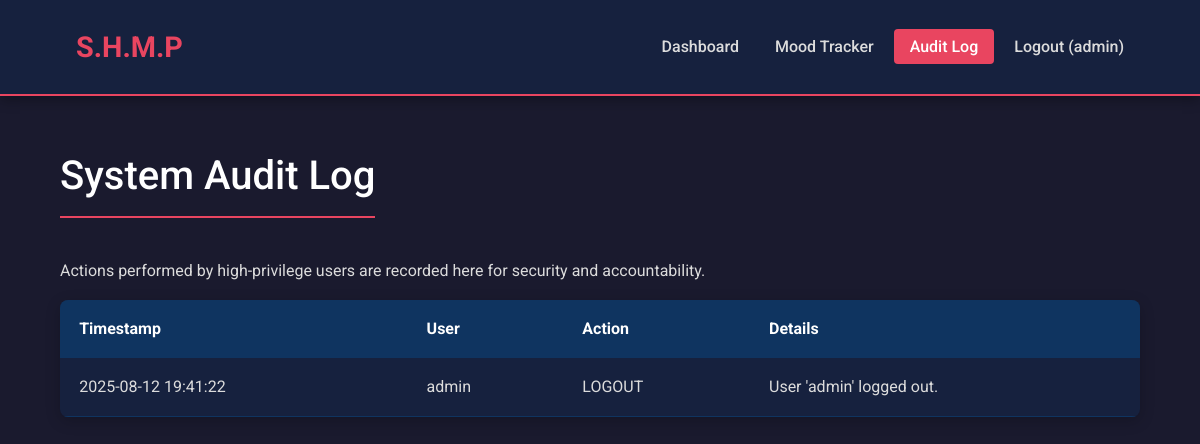
The app's page /audit-log (signed in), older data.
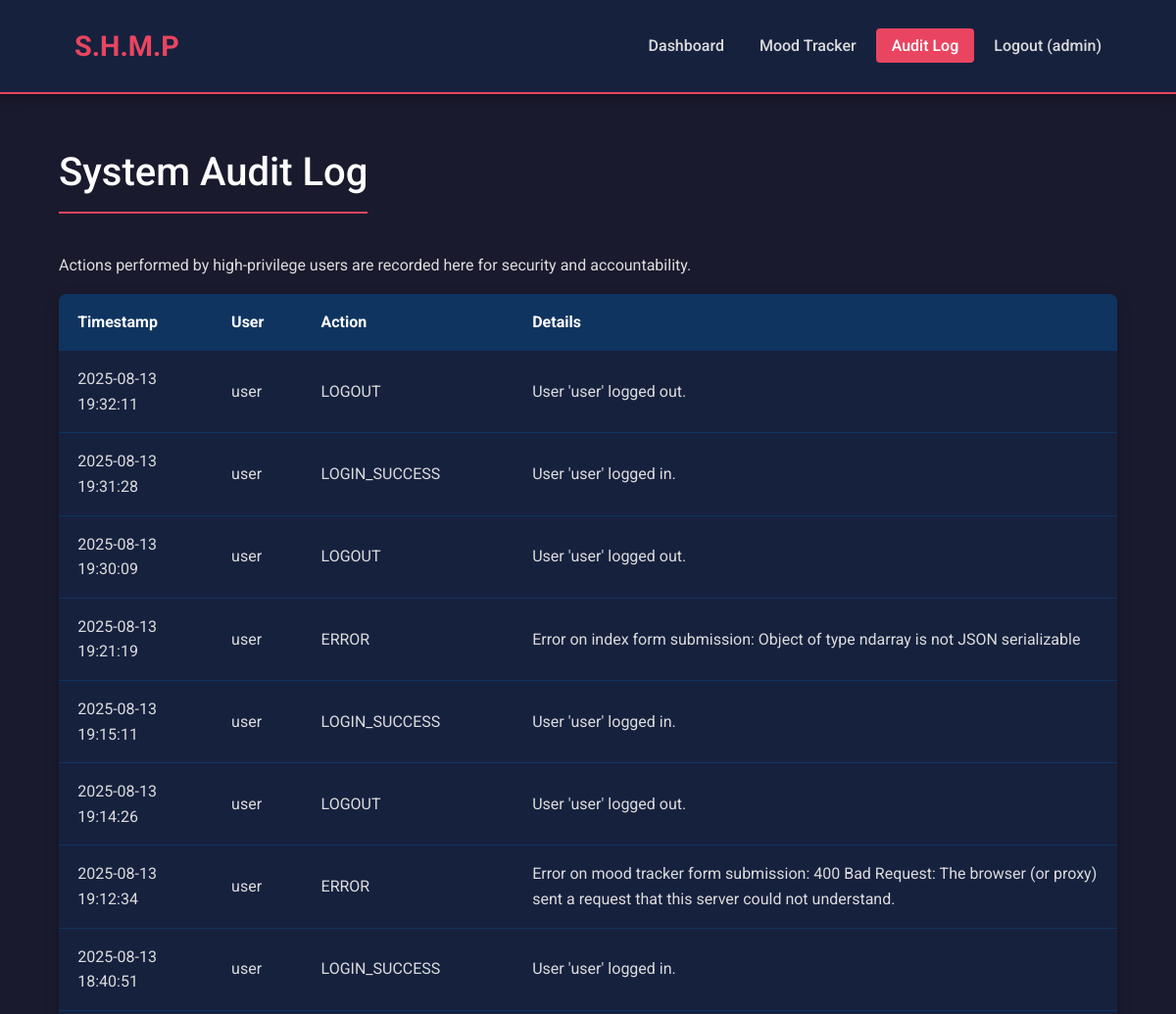
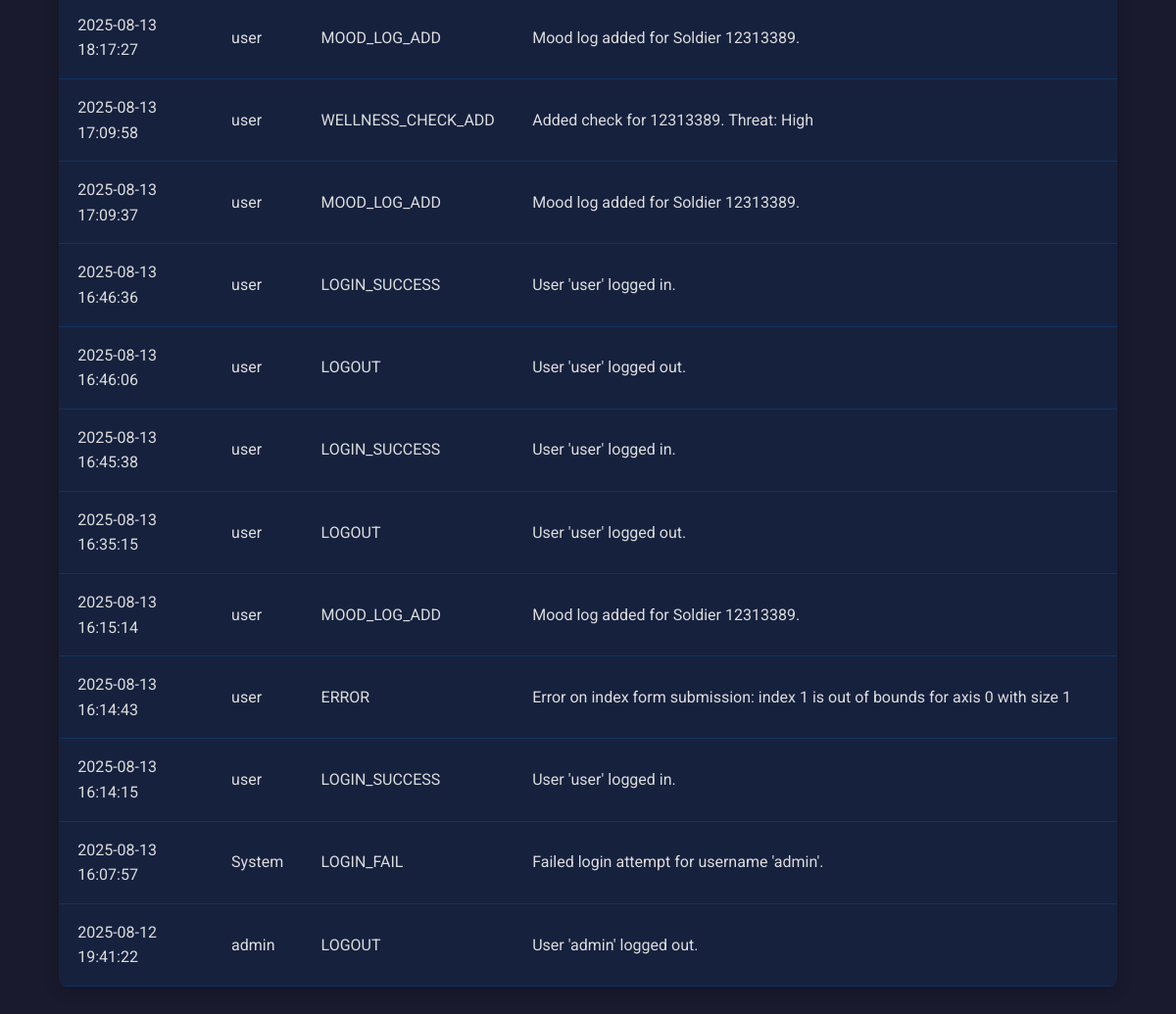
The same page, newer data (2 pictures, top to bottom).
### tables this page shows
CREATE TABLE users (
    id INTEGER PRIMARY KEY AUTOINCREMENT,
    username TEXT UNIQUE NOT NULL,
    password_hash TEXT NOT NULL,
    role TEXT NOT NULL DEFAULT 'analyst' -- Roles: 'doctor', 'analyst'
);

CREATE TABLE audit_logs (
    id INTEGER PRIMARY KEY AUTOINCREMENT,
    user_id INTEGER,
    action TEXT NOT NULL,
    timestamp TIMESTAMP NOT NULL DEFAULT CURRENT_TIMESTAMP,
    details TEXT,
    FOREIGN KEY (user_id) REFERENCES users (id)
);

### app.py (the view)
@app.route('/audit-log')
@login_required
@role_required('doctor')
def audit_log():
    db = get_db()
    logs = db.execute('SELECT a.timestamp, u.username, a.action, a.details FROM audit_logs a LEFT JOIN users u ON u.id = a.user_id ORDER BY a.timestamp DESC').fetchall()
    return render_template('audit_log.html', logs=logs)

### app.py (called while the page is built)
def get_db():
    db = getattr(g, '_database', None)
    if db is None:
        db = g._database = sqlite3.connect(DATABASE)
        db.row_factory = sqlite3.Row
    return db

@app.teardown_appcontext
def close_connection(exception):
    db = getattr(g, '_database', None)
    if db is not None:
        db.close()

@login_manager.user_loader
def load_user(user_id):
    db = get_db()
    user_data = db.execute('SELECT * FROM users WHERE id = ?', (user_id,)).fetchone()
    if user_data:
        return User(id=user_data['id'], username=user_data['username'], password_hash=user_data['password_hash'], role=user_data['role'])
    return None

def role_required(role):
    def decorator(f):
        @wraps(f)
        def decorated_function(*args, **kwargs):
            if not current_user.is_authenticated or current_user.role != role:
                log_action("ACCESS_DENIED", f"User '{current_user.username}' attempted to access a '{role}'-only page.")
                abort(403)
            return f(*args, **kwargs)
        return decorated_function
    return decorator

### templates/audit_log.html (shortened to what this page needs)
{% extends "base.html" %}
{% block content %}
    <h1>System Audit Log</h1>
    <p>Actions performed by high-privilege users are recorded here for security and accountability.</p>
    <table>
        <thead>
            <tr>
                <th>Timestamp</th>
                <th>User</th>
                <th>Action</th>
                <th>Details</th>
            </tr>
        </thead>
        <tbody>
            {% for log in logs %}
            <tr>
                <td>{{ log.timestamp.split('.')[0] }}</td>
                <td>{{ log.username or 'System' }}</td>
                <td>{{ log.action }}</td>
                <td>{{ log.details }}</td>
            </tr>
            {% else %}
            <tr>
                <td colspan="4" style="text-align: center;">No audit logs found.</td>
            </tr>
            {% endfor %}
        </tbody>
    </table>
{% endblock %}

### templates/base.html (shortened to what this page needs)
<!DOCTYPE html>
<html lang="en">
<head>
    <link rel="stylesheet" href="{{ url_for('static', filename='style.css') }}">
</head>
<body>
    <nav>
        <a href="{{ url_for('index') }}" class="logo">S.H.M.P</a>
        <div>
            <a href="{{ url_for('index') }}" class="{{ 'active' if request.endpoint == 'index' else '' }}">Dashboard</a>
            <a href="{{ url_for('mood_tracker') }}" class="{{ 'active' if request.endpoint == 'mood_tracker' else '' }}">Mood Tracker</a>
            {% if current_user.is_authenticated %}
                {% if current_user.role == 'doctor' %}
                <a href="{{ url_for('audit_log') }}" class="{{ 'active' if request.endpoint == 'audit_log' else '' }}">Audit Log</a>
                {% endif %}
                <a href="{{ url_for('logout') }}">Logout ({{ current_user.username }})</a>
            {% else %}
                <a href="{{ url_for('login') }}" class="{{ 'active' if request.endpoint == 'login' else '' }}">Login</a>
                <a href="{{ url_for('register') }}" class="{{ 'active' if request.endpoint == 'register' else '' }}">Register</a>
            {% endif %}
        </div>
    </nav>
    <main class="container">
        {% block content %}{% endblock %}
    </main>
</body>
</html>

### static/style.css (style rules this page uses)
:root { --primary-bg: #1a1a2e; --secondary-bg: #16213e; --card-bg: #0f3460; --primary-text: #e94560; --secondary-text: #dcdcdc; --highlight-text: #ffffff; --border-color: #e94560; --success-color: #50c878; --warning-color: #f9a825; --error-color: #e94560; --font-family: 'Roboto', sans-serif; }
body { background-color: var(--primary-bg); color: var(--secondary-text); font-family: var(--font-family); margin: 0; line-height: 1.6; font-size: 16px; }
.container { width: 90%; max-width: 1400px; margin: 2rem auto; padding: 1rem; }
nav { background-color: var(--secondary-bg); padding: 1rem 5%; border-bottom: 2px solid var(--border-color); display: flex; justify-content: space-between; align-items: center; box-shadow: 0 4px 12px rgba(0,0,0,0.3); }
nav a { color: var(--secondary-text); text-decoration: none; padding: 0.5rem 1rem; border-radius: 4px; transition: all 0.3s ease; font-weight: 500; }
nav a:hover, nav a.active { background-color: var(--border-color); color: var(--highlight-text); transform: translateY(-2px); }
nav .logo { font-weight: 700; font-size: 1.8rem; color: var(--primary-text); }
h1, h2, h3, h4 { color: var(--highlight-text); font-weight: 500; margin-top: 0; }
h1 { font-size: 2.5rem; border-bottom: 2px solid var(--primary-text); display: inline-block; padding-bottom: 0.5rem; margin-bottom: 1.5rem; }
table { width: 100%; border-collapse: collapse; background-color: var(--secondary-bg); border-radius: 8px; overflow: hidden; box-shadow: 0 4px 15px rgba(0, 0, 0, 0.2); }
th, td { padding: 1rem 1.2rem; text-align: left; border-bottom: 1px solid var(--card-bg); }
thead { background-color: var(--card-bg); color: var(--highlight-text); font-weight: 700; }

Row changes from the older to the newer data that the page shows:
added audit_logs: timestamp "2025-08-13 19:32:11", username "user", action "LOGOUT", details "User 'user' logged out."
added audit_logs: timestamp "2025-08-13 19:31:28", username "user", action "LOGIN_SUCCESS", details "User 'user' logged in."
added audit_logs: timestamp "2025-08-13 19:30:09", username "user", action "LOGOUT", details "User 'user' logged out."
added audit_logs: timestamp "2025-08-13 19:21:19", username "user", action "ERROR", details "Error on index form submission: Object of type ndarray is not JSON serializable"
added audit_logs: timestamp "2025-08-13 19:15:11", username "user", action "LOGIN_SUCCESS", details "User 'user' logged in."
added audit_logs: timestamp "2025-08-13 19:14:26", username "user", action "LOGOUT", details "User 'user' logged out."
added audit_logs: timestamp "2025-08-13 19:12:34", username "user", action "ERROR", details "Error on mood tracker form submission: 400 Bad Request: The browser (or proxy) sent a request that this server could not understand."
added audit_logs: timestamp "2025-08-13 18:40:51", username "user", action "LOGIN_SUCCESS", details "User 'user' logged in."
added audit_logs: timestamp "2025-08-13 18:17:27", username "user", action "MOOD_LOG_ADD", details "Mood log added for Soldier 12313389."
added audit_logs: timestamp "2025-08-13 17:09:58", username "user", action "WELLNESS_CHECK_ADD", details "Added check for 12313389. Threat: High"
added audit_logs: timestamp "2025-08-13 17:09:37", username "user", action "MOOD_LOG_ADD", details "Mood log added for Soldier 12313389."
added audit_logs: timestamp "2025-08-13 16:46:36", username "user", action "LOGIN_SUCCESS", details "User 'user' logged in."
added audit_logs: timestamp "2025-08-13 16:46:06", username "user", action "LOGOUT", details "User 'user' logged out."
added audit_logs: timestamp "2025-08-13 16:45:38", username "user", action "LOGIN_SUCCESS", details "User 'user' logged in."
added audit_logs: timestamp "2025-08-13 16:35:15", username "user", action "LOGOUT", details "User 'user' logged out."
added audit_logs: timestamp "2025-08-13 16:15:14", username "user", action "MOOD_LOG_ADD", details "Mood log added for Soldier 12313389."
added audit_logs: timestamp "2025-08-13 16:14:43", username "user", action "ERROR", details "Error on index form submission: index 1 is out of bounds for axis 0 with size 1"
added audit_logs: timestamp "2025-08-13 16:14:15", username "user", action "LOGIN_SUCCESS", details "User 'user' logged in."
added audit_logs: timestamp "2025-08-13 16:07:57", username "System", action "LOGIN_FAIL", details "Failed login attempt for username 'admin'."
